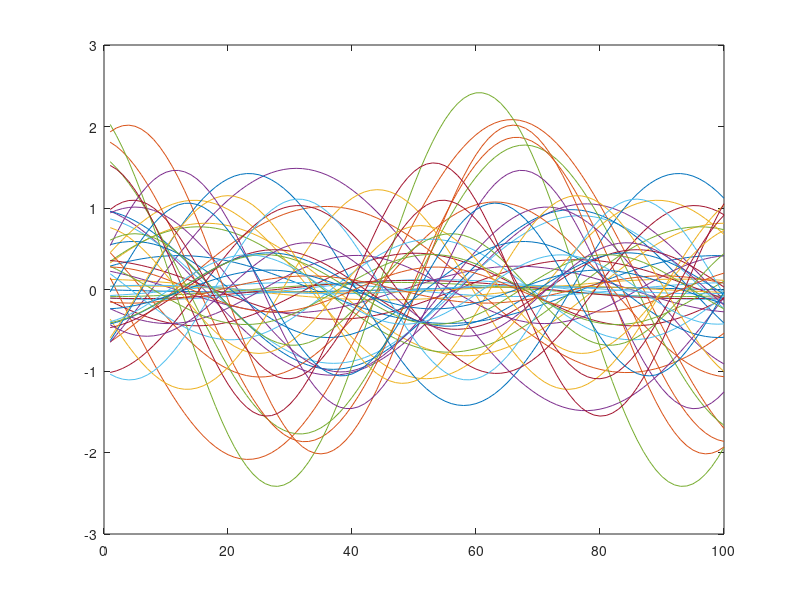
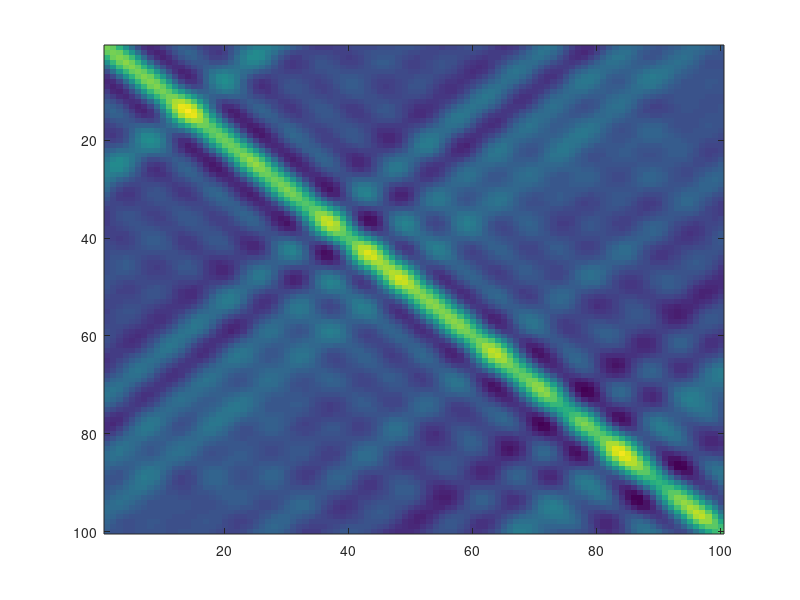
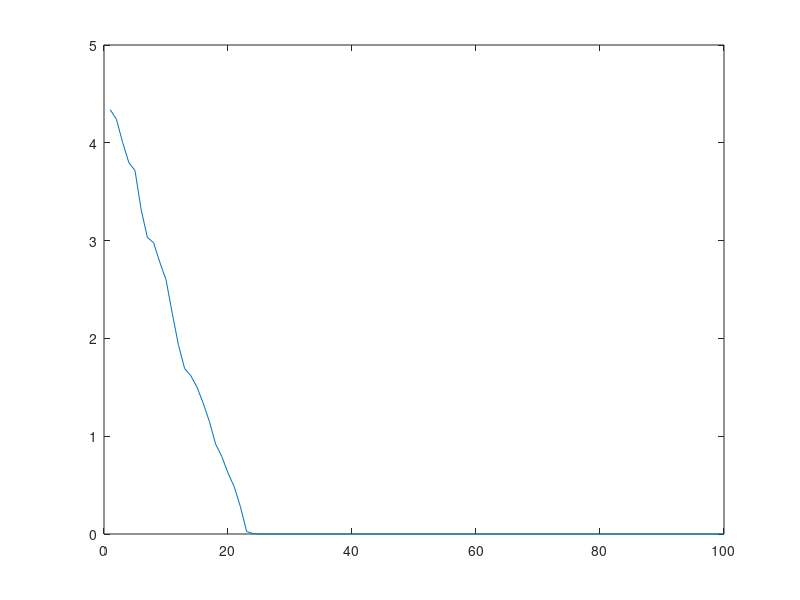
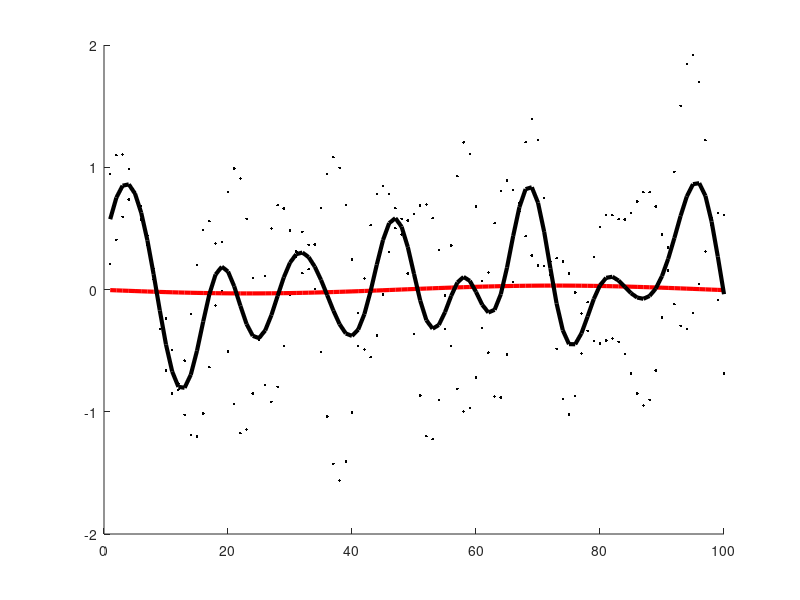

The MATLAB script that drew these images, in order:
%% Quantifying condition-trial tradeoff.
% simulate one neuron for C conditions
clear; clc; close all;
%% 
C = 50; % conditions
R = 2;   % trials
T = 100; % time points

%% Truth. Specify condition space.
t_axis = linspace(0,2*pi,T);
freqs = linspace(1,2,C); % frequencies -- range from _ cycles to _ cycles
amps = randn(1,C);

m = repmat(amps', [1 T]).*sin(bsxfun(@plus, freqs'*t_axis, 2*pi*rand(C,1))); % C x T signals (true means)
m_1 = m(1,:); % focus on condition 1
S_c = cov(m'); 

close all; figure;
plot(m') % plot all condition means
figure;
plot(svds(S_c,C)) % rank across conditions

disp(rank(S_c,0.01)) % disp approx rank

%% TxT Cov: (Same for all conditions?)
% Give S_t no structure
%S_t = randn(T);
%S_t = S_t'*S_t/(T);

% Give S_t structure
S_t = 1*cov(sin(bsxfun(@plus, linspace(0.1,10,C)'*t_axis, 2*pi*rand(C,1)))); % give S_t something reasonable

close all;
imagesc(S_t);
figure;
plot(svds(S_t,T))

%% Prior:
m_0 = zeros(T,1);
S_0 = eye(T);

%% data
X = [];
for cc = 1:C
    X(:,:,cc) = mvnrnd(m(cc,:), S_t, R*C);
end

%% Scenario 1: one condition, R trials
X_1 = X(1:R,:,1);
close all; figure; hold all;
plot(X_1','k.')
plot(m_1,'r','linewidth',3)
plot(mean(X_1),'k','linewidth',3)

err_1 = norm(mean(X_1) - m_1)^2;

%% Scenario 2: one condition, RC trials
X_2 = X(:,:,1);
close all; figure; hold all; 
plot(X_2','k.')
plot(m_1,'r','linewidth',3)
plot(mean(X_2),'k','linewidth',3)

err_2 = norm(mean(X_2) - m_1)^2;

%% Scenario 3: C conditions, R trials
    X_3 = X(1:R,:,:);

    %% SVD.
    X_3_mean = squeeze(mean(X_3,1));
    [u,s,v] = svd(X_3_mean);
    X_rec = [];
    for kk = 1:min(T,C)
        X_rec{kk} = u(:,1:kk)*s(1:kk,1:kk)*v(:,1:kk)';
    end

    %% plot 
    close all; figure; hold all;
    plot(X_3(:,:,1)','k.');
    plot(m_1,'r','linewidth',3);
    plot(X_3_mean(:,1),'k','linewidth',2);

    disp(rank(S_c,0.01)) % disp approx rank 
    
    err_3 = [];
    for kk = 1:min(T,C)
        err_3(kk) = norm(X_rec{kk}(:,1) - m_1')^2;
    end
    % plot rank kk reconstruction
    kk = find(err_3 == min(err_3),1);
    plot(X_rec{kk}(:,1),'b','linewidth',3);

    plot(mean(X_2),'k','linewidth',2);
    
    h = figure; hold all;
    plot(err_3,'b')
    plot([1 C], [err_1 err_1],'k'); % upper bound
    plot([1 C], [err_2 err_2],'k'); % lower bound
    
    
%% svd version 2
% X_3_fl = reshape(permute(X_3,[2 1 3]), R*T, C);
% [u,s,v] = svd(X_3_fl, 'econ');
% X_rec = [];
% for kk = 1:C
%     X_rec{kk} = u(:,1:kk)*s(1:kk,1:kk)*v(:,1:kk)';
%     X_rec{kk} = reshape(X_rec{kk}, T,R,C);
%     X_rec{kk} = permute(X_rec{kk}, [2 1 3]);
% end
% 
% %%
% close all; figure; hold all;
% plot(X_3(:,:,1)','k.');
% plot(m_true,'r','linewidth',3);
% plot(X_3_mean(:,1),'k');
% 
% for kk = 1
%     plot(squeeze(mean(X_rec{kk}(:,:,1),1)),'b','linewidth',1);
% end
























